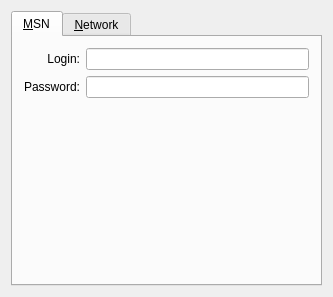
<ui version="4.0" >
 <class>MSNConfigBase</class>
 <widget class="QWidget" name="MSNConfigBase" >
  <property name="geometry" >
   <rect>
    <x>0</x>
    <y>0</y>
    <width>302</width>
    <height>297</height>
   </rect>
  </property>
  <property name="windowTitle" >
   <string></string>
  </property>
  <layout class="QVBoxLayout" >
   <property name="margin" >
    <number>11</number>
   </property>
   <property name="spacing" >
    <number>6</number>
   </property>
   <item>
    <widget class="QTabWidget" name="tabCfg" >
     <widget class="QWidget" name="tabMsn" >
      <attribute name="title" >
       <string>&amp;MSN</string>
      </attribute>
      <layout class="QGridLayout" >
       <property name="margin" >
        <number>11</number>
       </property>
       <property name="spacing" >
        <number>6</number>
       </property>
       <item row="0" column="0" >
        <widget class="QLabel" name="TextLabel5" >
         <property name="text" >
          <string>Login:</string>
         </property>
         <property name="alignment" >
          <set>Qt::AlignRight|Qt::AlignTrailing|Qt::AlignVCenter</set>
         </property>
         <property name="wordWrap" >
          <bool>false</bool>
         </property>
        </widget>
       </item>
       <item row="0" column="1" >
        <widget class="QLineEdit" name="edtLogin" />
       </item>
       <item row="1" column="0" >
        <widget class="QLabel" name="TextLabel6" >
         <property name="text" >
          <string>Password:</string>
         </property>
         <property name="alignment" >
          <set>Qt::AlignRight|Qt::AlignTrailing|Qt::AlignVCenter</set>
         </property>
         <property name="wordWrap" >
          <bool>false</bool>
         </property>
        </widget>
       </item>
       <item row="1" column="1" >
        <widget class="QLineEdit" name="edtPassword" >
         <property name="echoMode" >
          <enum>QLineEdit::Password</enum>
         </property>
        </widget>
       </item>
       <item row="3" column="0" >
        <spacer>
         <property name="orientation" >
          <enum>Qt::Vertical</enum>
         </property>
         <property name="sizeType" >
          <enum>QSizePolicy::Expanding</enum>
         </property>
         <property name="sizeHint" >
          <size>
           <width>20</width>
           <height>20</height>
          </size>
         </property>
        </spacer>
       </item>
       <item row="2" column="0" colspan="2" >
        <widget class="LinkLabel" native="1" name="lnkReg" />
       </item>
      </layout>
     </widget>
     <widget class="QWidget" name="tab" >
      <attribute name="title" >
       <string>&amp;Network</string>
      </attribute>
      <layout class="QGridLayout" >
       <property name="margin" >
        <number>11</number>
       </property>
       <property name="spacing" >
        <number>6</number>
       </property>
       <item row="0" column="0" >
        <widget class="QLabel" name="TextLabel1" >
         <property name="text" >
          <string>Server:</string>
         </property>
         <property name="alignment" >
          <set>Qt::AlignRight|Qt::AlignTrailing|Qt::AlignVCenter</set>
         </property>
         <property name="wordWrap" >
          <bool>false</bool>
         </property>
        </widget>
       </item>
       <item row="0" column="1" >
        <widget class="QLineEdit" name="edtServer" />
       </item>
       <item row="1" column="0" >
        <widget class="QLabel" name="TextLabel2" >
         <property name="text" >
          <string>Port:</string>
         </property>
         <property name="alignment" >
          <set>Qt::AlignRight|Qt::AlignTrailing|Qt::AlignVCenter</set>
         </property>
         <property name="wordWrap" >
          <bool>false</bool>
         </property>
        </widget>
       </item>
       <item row="1" column="1" >
        <layout class="QHBoxLayout" >
         <property name="margin" >
          <number>0</number>
         </property>
         <property name="spacing" >
          <number>6</number>
         </property>
         <item>
          <widget class="QSpinBox" name="edtPort" >
           <property name="maximum" >
            <number>65535</number>
           </property>
           <property name="minimum" >
            <number>1</number>
           </property>
          </widget>
         </item>
         <item>
          <spacer>
           <property name="orientation" >
            <enum>Qt::Horizontal</enum>
           </property>
           <property name="sizeType" >
            <enum>QSizePolicy::Expanding</enum>
           </property>
           <property name="sizeHint" >
            <size>
             <width>20</width>
             <height>20</height>
            </size>
           </property>
          </spacer>
         </item>
        </layout>
       </item>
       <item row="2" column="0" colspan="2" >
        <widget class="QLabel" name="TextLabel1_2" >
         <property name="text" >
          <string>Port range for direct connections:</string>
         </property>
         <property name="wordWrap" >
          <bool>false</bool>
         </property>
        </widget>
       </item>
       <item row="3" column="0" colspan="2" >
        <layout class="QHBoxLayout" >
         <property name="margin" >
          <number>0</number>
         </property>
         <property name="spacing" >
          <number>6</number>
         </property>
         <item>
          <widget class="QSpinBox" name="edtMinPort" >
           <property name="maximum" >
            <number>65534</number>
           </property>
           <property name="minimum" >
            <number>1024</number>
           </property>
          </widget>
         </item>
         <item>
          <widget class="QLabel" name="TextLabel2_2" >
           <property name="text" >
            <string>-</string>
           </property>
           <property name="wordWrap" >
            <bool>false</bool>
           </property>
          </widget>
         </item>
         <item>
          <widget class="QSpinBox" name="edtMaxPort" >
           <property name="maximum" >
            <number>65534</number>
           </property>
           <property name="minimum" >
            <number>1024</number>
           </property>
          </widget>
         </item>
         <item>
          <spacer>
           <property name="orientation" >
            <enum>Qt::Horizontal</enum>
           </property>
           <property name="sizeType" >
            <enum>QSizePolicy::Expanding</enum>
           </property>
           <property name="sizeHint" >
            <size>
             <width>20</width>
             <height>20</height>
            </size>
           </property>
          </spacer>
         </item>
        </layout>
       </item>
       <item row="5" column="0" colspan="2" >
        <widget class="QCheckBox" name="chkHTTP" >
         <property name="text" >
          <string>Use &amp;HTTP polling</string>
         </property>
        </widget>
       </item>
       <item row="6" column="0" colspan="2" >
        <widget class="QCheckBox" name="chkAuto" >
         <property name="text" >
          <string>&amp;Automatically use HTTP polling if proxy required</string>
         </property>
        </widget>
       </item>
       <item row="7" column="0" colspan="2" >
        <widget class="QLabel" name="TextLabel1_4" >
         <property name="sizePolicy" >
          <sizepolicy>
           <hsizetype>5</hsizetype>
           <vsizetype>1</vsizetype>
           <horstretch>0</horstretch>
           <verstretch>0</verstretch>
          </sizepolicy>
         </property>
         <property name="text" >
          <string>Note: For HTTP-polling using proxy settings for HTTP</string>
         </property>
         <property name="alignment" >
          <set>Qt::AlignLeading|Qt::AlignLeft|Qt::AlignVCenter</set>
         </property>
         <property name="wordWrap" >
          <bool>false</bool>
         </property>
        </widget>
       </item>
       <item row="4" column="0" colspan="2" >
        <widget class="Line" name="Line1" >
         <property name="frameShape" >
          <enum>QFrame::HLine</enum>
         </property>
         <property name="frameShadow" >
          <enum>QFrame::Sunken</enum>
         </property>
         <property name="orientation" >
          <enum>Qt::Horizontal</enum>
         </property>
        </widget>
       </item>
       <item row="9" column="0" >
        <spacer>
         <property name="orientation" >
          <enum>Qt::Vertical</enum>
         </property>
         <property name="sizeType" >
          <enum>QSizePolicy::Expanding</enum>
         </property>
         <property name="sizeHint" >
          <size>
           <width>20</width>
           <height>20</height>
          </size>
         </property>
        </spacer>
       </item>
       <item row="8" column="0" colspan="2" >
        <widget class="QCheckBox" name="chkAuth" >
         <property name="text" >
          <string>&amp;Automatically add contacts in accept list</string>
         </property>
        </widget>
       </item>
      </layout>
     </widget>
    </widget>
   </item>
  </layout>
 </widget>
 <customwidgets>
  <customwidget>
   <class>LinkLabel</class>
   <extends>QWidget</extends>
   <header>linklabel.h</header>
  </customwidget>
 </customwidgets>
 <resources/>
 <connections/>
</ui>
